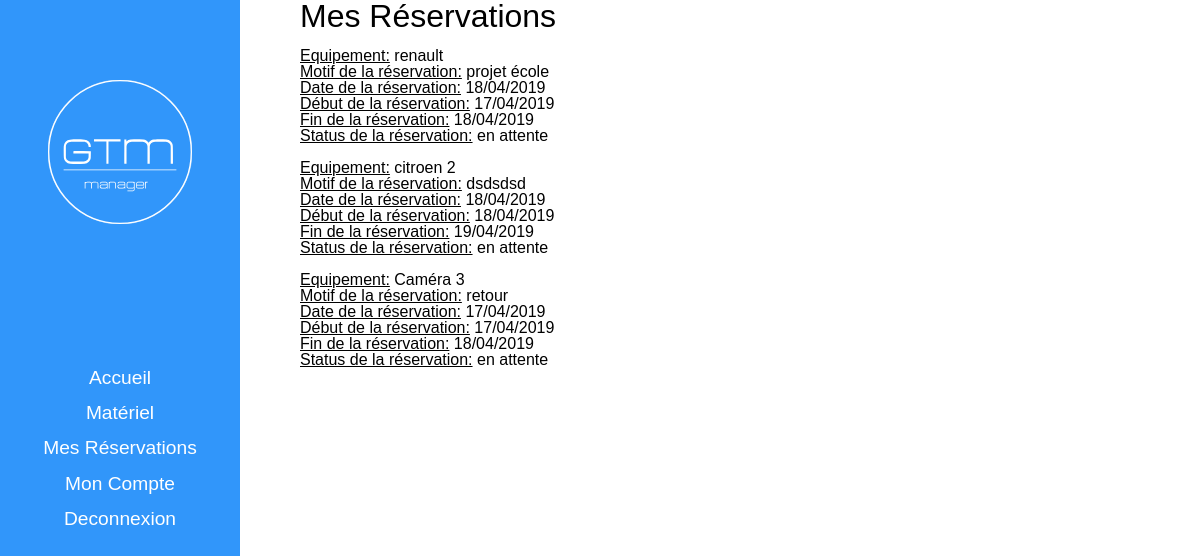
Page /booking/mesReservations (signed in) on the committed database.
### tables this page shows
CREATE TABLE `booking` (
  `id` int(9) NOT NULL,
  `id_order` varchar(255) NOT NULL,
  `id_equipment` varchar(255) NOT NULL,
  `id_user` int(9) NOT NULL,
  `reason_booking` varchar(255) NOT NULL,
  `state` tinyint(1) NOT NULL DEFAULT '1',
  `user_level` int(1) NOT NULL,
  `priority` tinyint(1) NOT NULL,
  `start_date` date NOT NULL,
  `end_date` date NOT NULL,
  `date_reservation` datetime NOT NULL DEFAULT CURRENT_TIMESTAMP ON UPDATE CURRENT_TIMESTAMP,
  `status` int(1) NOT NULL DEFAULT '1'
);

CREATE TABLE `products` (
  `id` int(9) NOT NULL,
  `name` varchar(255) NOT NULL,
  `reference` varchar(255) NOT NULL,
  `material_state` int(1) NOT NULL,
  `comment` text
);

### config.php (called while the page is built, shortened)
<?php
$counter = count(explode( '/', $_SERVER['QUERY_STRING']));
$correctSlug = "";
if($counter !== 0){
    for($i = 1;$i < $counter; $i ++){
        $correctSlug .= "../";
    }
}
$template_actif="template1";
$chemin_css="View/template/".$template_actif."/css/";
$chemin_ressources="View/template/".$template_actif."/ressources/";

### Controller/Users.controller.php (called while the page is built, shortened)
<?php
$users = new Users($db);

### Model/Users.class.php (called while the page is built, shortened)
<?php
    class Users extends Connexion
    {
    function isConnected(){
        if(isset($_SESSION['user_logged_in'])){
            return true;
        }
        return false;
    }
}

### View/template/template1/pages/booking/index.php (called while the page is built)
<?php
$page = 'materiel';
if(isset($queryURI) && isset($queryURI[1])){
    $array = ['mesReservations', 'materiel'];
    if(in_array($queryURI[1], $array)){
        $page = $queryURI[1];
    }
}
require ('View/template/template1/pages/booking/'. $page .'.php');

### Controller/UsersReservation.controller.php (called while the page is built, shortened)
<?php
$products = new Products($db);

### Model/Connexion.class.php (called while the page is built, shortened)
<?php
class Connexion
{
    public function setConn(PDO $db)
    {
        $this->_conn = $db;
    }
}

### Model/Products.class.php (called while the page is built, shortened)
<?php
    class Products extends Connexion
    {
        public function getUserBooking($id)
        {
            $req = $this->_conn->prepare('SELECT * FROM booking INNER JOIN products ON booking.id_equipment = products.id WHERE booking.id_user =:id ORDER BY date_reservation DESC');
            $req->bindParam(':id', $id);
            $req->execute();
            return $req->fetchAll(PDO::FETCH_ASSOC);
        }
    }

### View/template/template1/pages/booking/mesReservations.php (the view, shortened to what this page needs)
<?php
    require 'Controller/UsersReservation.controller.php';
?>
<h1>Mes Réservations</h1>
<br>
<ul>
    <?php foreach ($products->getUserBooking($_SESSION['user_id']) as $ub): ?>
    <li><span>Equipement:</span> <?php echo htmlspecialchars($ub['name']);?></li>
    <li><span>Motif de la réservation:</span> <?php echo htmlspecialchars($ub['reason_booking']);?></li>
    <li><span>Date de la réservation:</span> <?php echo date("d/m/Y", strtotime($ub['date_reservation']));?></li>
    <li><span>Début de la réservation:</span> <?php echo date("d/m/Y", strtotime($ub['start_date']));?></li>
    <li><span>Fin de la réservation:</span> <?php echo date("d/m/Y", strtotime($ub['end_date']));?></li>
    <li><span>Status de la réservation:</span>
        <?php
            switch ($ub['status']) {
                case 1:
                    echo "en attente";
                    break;
            }
        ?>
    </li>
    <br>
    <?php endforeach; ?>
</ul>

### index.php (shortened to what this page needs)
<?php
    require("config.php");
    require("Controller/Users.controller.php");
?>
<!DOCTYPE html>
<html>
<head>
    <?php require($chemin_template.'components/meta.php') ?>
    <?php require($chemin_template.'components/styles.php') ?>
</head>
<body>
    <div id="global">
        <?php
        if($users -> isConnected() == true){
            require($chemin_template.'components/sidebar.php');
            ?>
            <div id="content">
                    <?php require("rooter.php"); ?>
            </div>
            <?php
        }else{
            require($chemin_template.'components/logo_login.php');
            require("rooter.php");
        }
        ?>
    </div>
</body>
</html>

### View/template/template1/components/meta.php (shortened to what this page needs)
<link href="https://cdnjs.cloudflare.com/ajax/libs/select2/4.0.6-rc.0/css/select2.min.css" rel="stylesheet" />

### View/template/template1/components/styles.php
<link href="<?php echo $correctSlug.$chemin_css;?>reset.css" rel="stylesheet" type="text/css">
<link href="<?php echo $correctSlug.$chemin_css;?>styles.css" rel="stylesheet" type="text/css">
<link href="<?php echo $correctSlug.$chemin_ressources;?>fontawesomepro/all.css" rel="stylesheet" type="text/css">

### View/template/template1/components/sidebar.php (shortened to what this page needs)
<div id="header">
    <div id="logo">
    </div>
    <div id="menu">
        <nav>
            <ul>
                <li><a href="<?= $correctSlug ?>./">Accueil</a></li>
                <li><a href="<?= $correctSlug ?>booking">Matériel</a></li>
                <li><a href="<?= $correctSlug ?>booking/mesReservations">Mes Réservations</a></li>
                <li><a href="<?= $correctSlug ?>account">Mon Compte</a></li>
                <li><a href="<?= $correctSlug ?>auth/logout">Deconnexion</a></li>
            </ul>
        </nav>
    </div>
</div>

### rooter.php (shortened to what this page needs)
<?php
require('controller/Users.controller.php' );
$maintenance = false;
if($maintenance == false){
    if($users -> isConnected() == true){
        if(isset($_GET['query'])){
            if(strpos($_GET['query'], '/') !== false) {
                $queryURI = explode('/', $_GET['query']);
                $query = $queryURI[0];
            }else {
                $query = $_GET['query'];
            }
            $pages = array();
            foreach (new DirectoryIterator($chemin_template.'pages/') as $fileInfo) {
                if(!$fileInfo->isDot() AND $fileInfo->isDir()){
                    array_push($pages, $fileInfo->getFilename());
                }
            }
            if($query !== 'admin'){
                if(in_array($query, $pages)){
                    require($chemin_template.'pages/'. $query .'/index.php');
                }else{
                    require($chemin_template.'pages/error/404.php');
                }
            }
        }else{
            require($chemin_template.'pages/home/index.php');
        }
    }
}else{
    require($chemin_template.'pages/error/maintenance.php');
}

### View/template/template1/css/styles.css (style rules this page uses)
html,body { font-family: 'Rajdhani', sans-serif; }
a { text-decoration: none; }
h1 { font-family: 'Rajdhani', sans-serif; font-size: 2em; }
:root { --bleu:rgba(49,150,250,1); --orange:rgb(255, 153, 0); --blanc:#FFF; --noir:#000; --gris:#707070; }
#header { position: fixed; background: var(--bleu); top: 0; left: 0; width: 20%; height: 100%; text-align: center; }
#logo { margin: 10vh 20%; height: 25vh; width: 60%; background: url("../img/logotype_GTM_manager.svg") no-repeat; }
#header nav a { color: #FFF; width: 100%; font-size: 1.2em; }
#header nav li { padding: 1vh 0; }
#content { width: 75%; margin-left: 20%; padding-left: 5%; }

### View/template/template1/pages/booking/mesReservations.php (style rules this page uses)
ul { list-style: none; }
ul span { text-decoration: underline; }

### rows in the picture
booking: products.name "renault", reason_booking "projet école", date_reservation "18/04/2019", start_date "17/04/2019", end_date "18/04/2019", status "en attente"
booking: products.name "citroen 2", reason_booking "dsdsdsd", date_reservation "18/04/2019", start_date "18/04/2019", end_date "19/04/2019", status "en attente"
booking: products.name "Caméra 3", reason_booking "retour", date_reservation "17/04/2019", start_date "17/04/2019", end_date "18/04/2019", status "en attente"
